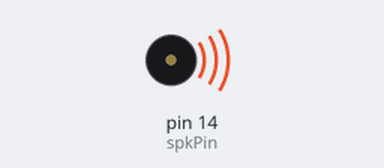
Bench run of a sketch on a simulated Arduino Uno, built with avr-gcc and run on an emulated ATmega328P. On the bench: buzzer (waves = sounding).

Above: at 0.5 s.
Timing chart, 0 to 5.2 s (numbered marks = the images above):
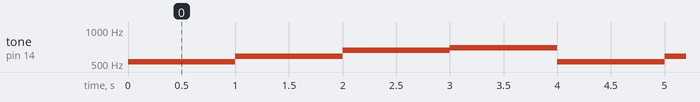

The sketch:

doremi.ino
```cpp
byte spkPin = 14;//適時修正してください
short Do = 523;
short Re = 587;
short Mi = 659;
short Fa = 698;

void setup() {
    /*何もしない*/
}

void loop() {
  tone(spkPin,Do,1000);//ド
  delay(1000);
  tone(spkPin,Re,1000);//レ
  delay(1000);
  tone(spkPin,Mi,1000);//ミ
  delay(1000);
  tone(spkPin,Fa,1000);//ファ
  delay(1000);
}
```

Measured:
- by itself, tone on pin 14 (spkPin): repeats every 4.0 s: 587 Hz 1.0 s, 659 Hz 1.0 s, 698 Hz 1.0 s, 523 Hz 1.0 s
